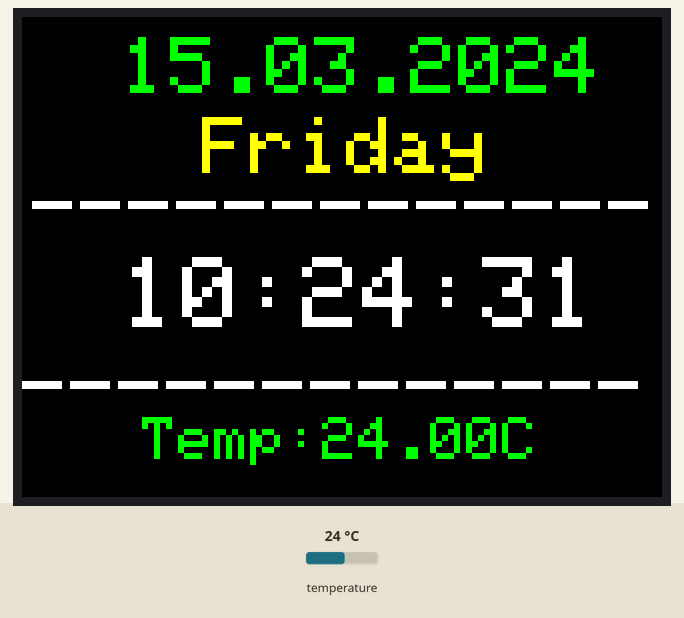
Recording of a sketch running on a simulated Arduino Uno, built with avr-gcc and run on an emulated ATmega328P. Parts: 320×240 colour display. The test bench sets the inputs (shaded band); at power-on: temperature 24 °C. The local clock reads 2024-03-15 10:24:30 at power-on unless the sketch sets it.

Above: at 1.4 s.
1.5 s: temperature set to 12 °C
At 2.6 s:
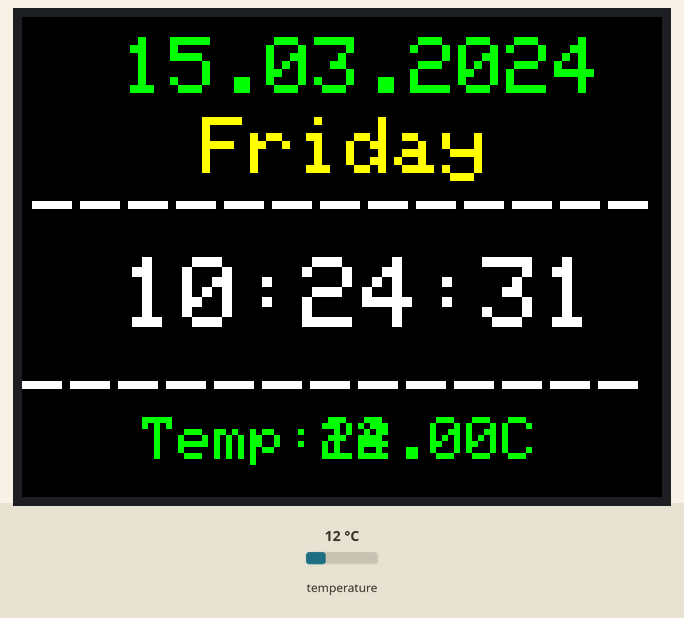
4.3 s: temperature set to 19 °C
At 5.1 s:
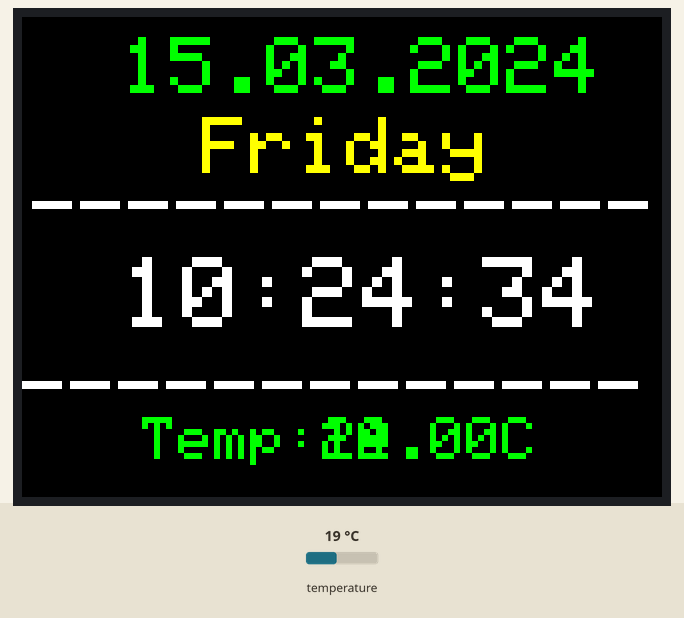
6.8 s: temperature set to 28 °C
At 7.3 s:
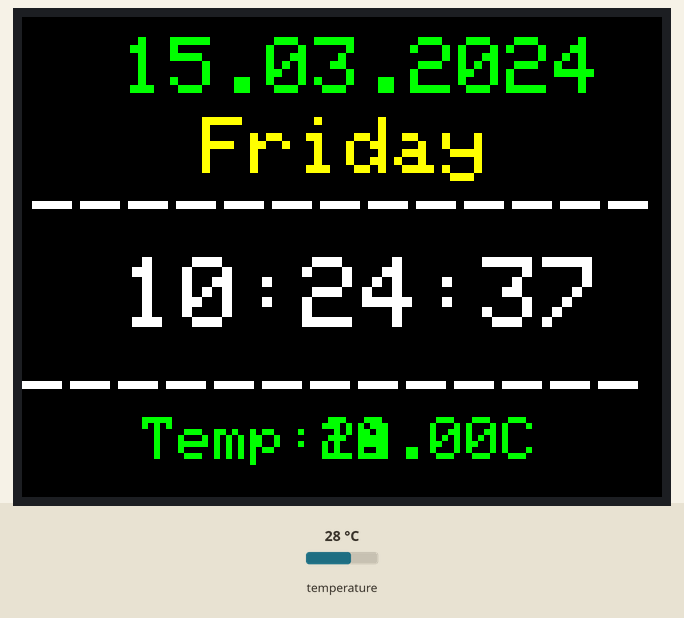
Timing chart, 0 to 9.8 s (numbered marks = the images above; inputs shaded):
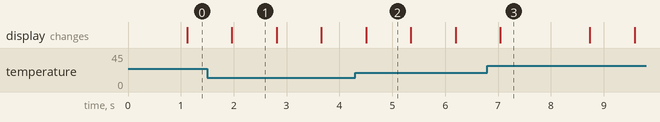

The sketch:

Digital_Clock_with_Advertisement_Code.ino
```cpp
#include <DS3231.h>
#include <Adafruit_GFX.h>
#include <Adafruit_TFTLCD.h>
#include <SPI.h>
#define LCD_CS A3
#define LCD_CD A2
#define LCD_WR A1
#define LCD_RD A0
#define LCD_RESET A4
#define BLACK   0x0000
#define BLUE    0x001F
#define RED     0xF800
#define GREEN   0x07E0
#define CYAN    0x07FF
#define MAGENTA 0xF81F
#define YELLOW  0xFFE0
#define WHITE   0xFFFF
#define BOXSIZE 40
Adafruit_TFTLCD tft(LCD_CS, LCD_CD, LCD_WR, LCD_RD, LCD_RESET);
DS3231  rtc(SDA, SCL);
Time t;
void setup() {
  rtc.begin();
  tft.reset();
  uint16_t identifier = tft.readID();
  tft.begin(identifier);
  tft.fillScreen(BLACK);
  tft.setCursor(0,20);
}

void loop() {
  for(int i=0;i<15;i++){
  tft.fillRect(40, 110, 250, 60, BLACK);
  t=rtc.getTime();
  tft.setRotation(1);
  tft.setCursor(50,10);
  tft.setTextColor(GREEN);
  tft.setTextSize(4);
  tft.println(rtc.getDateStr());
  if(rtc.getDOWStr()=="Monday"){
    tft.setTextColor(RED);
  }
  if(rtc.getDOWStr()=="Tuesday"){
    tft.setTextColor(BLUE);
  }
  if(rtc.getDOWStr()=="Wednesday"){
    tft.setTextColor(CYAN);
  }
  if(rtc.getDOWStr()=="Thursday"){
    tft.setTextColor(MAGENTA);
  }
  if(rtc.getDOWStr()=="Friday"){
    tft.setTextColor(YELLOW);
  }
  if(rtc.getDOWStr()=="Saturday"){
    tft.setTextColor(GREEN);
  }
  if(rtc.getDOWStr()=="Sunday"){
    tft.setTextColor(GREEN);
  }
  tft.setCursor(90,50);
  tft.setTextSize(4);
  tft.println(rtc.getDOWStr());
  tft.setCursor(5,80);
  tft.setTextColor(WHITE);
  tft.println("-------------");
  tft.setTextColor(WHITE);
  tft.setTextSize(5);
  tft.setCursor(50,120);
  tft.println(rtc.getTimeStr());
  tft.setCursor(0,170);
  tft.setTextColor(WHITE);
  tft.setTextSize(4);
  tft.println("-------------");
  tft.setCursor(60,200);
  tft.setTextColor(GREEN);
  tft.setTextSize(3);
  tft.print("Temp:");
  tft.print(rtc.getTemp());
  tft.println("C");
  delay(800);}
  tft.fillScreen(BLACK);
}
```

Measured:
- what the display in image 1 shows lasts 0.8 s, from 2.0 s to 2.8 s
- what the display in image 3 shows lasts 1.7 s, from 7.0 s to 8.7 s
